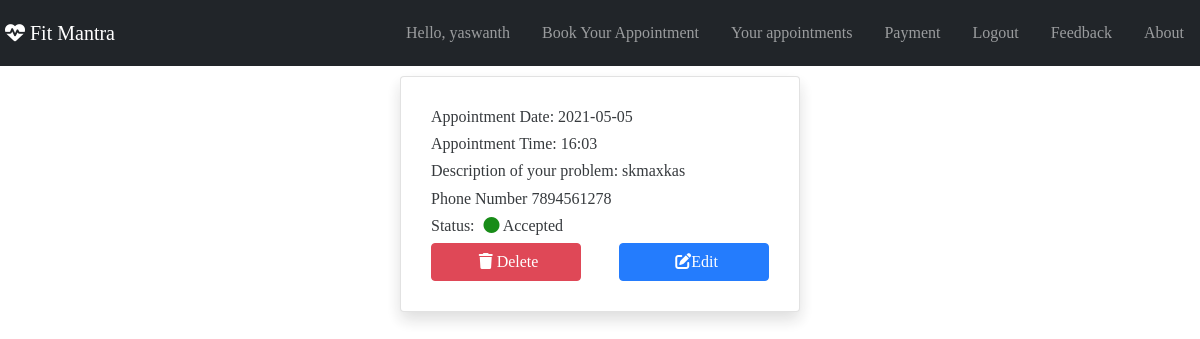
The page /myappointments (signed in) on the database its author committed.
### home/models.py (models this page shows)
class Appointments(models.Model):
    user = models.ForeignKey(User, on_delete=models.DO_NOTHING)
    appointment_date = models.TextField()
    appointment_time = models.CharField(max_length=200)
    appointment_description = models.CharField(max_length=100)
    phone_number = models.CharField(max_length=15)
    status = models.IntegerField(default=0)

### home/views.py (the view)
# urls.py: path('myappointments', views.myappointments, name='myappointments'),
def myappointments(request):
    if request.user.is_authenticated:
        if request.method == "POST":
            id1 = int(request.POST["app_id"])
            Appointments.objects.get(id=id1).delete()
            redirect("myappointments")
        app = Appointments.objects.filter(user_id=request.user.id,)
        return render(request, "home/urappoint.html", {'app': app})
    return redirect("login")

### home/templates/home/urappoint.html (shortened to what this page needs)
{% extends "home/base.html" %}
{% block content %}
{% if app %}
 {% for app in app %}
 <div class="card shadow">
    <h6>Appointment Date:  {{app.appointment_date}}</h6>
    <h6>Appointment Time:  {{app.appointment_time}}</h6>
    <h6>Description of your problem:  {{app.appointment_description}}</h6>
    <h6>Phone Number  {{ app.phone_number }}</h6>
    <h6>Status: <i class="fas fa-circle"  {% ifequal app.status  1 %} style=" color: green;" {% endifequal %}  ></i> {% ifequal app.status  1 %} Accepted {% endifequal %} </h6>
   <div class="d-flex justify-content-between">
    <form action="" method="POST" class="del">
     <button class="btn btn-danger"><i class="fas fa-trash"></i> Delete</button>
    </form>
    <form action="{% url 'edit' %}" method="POST" >
     <button class="btn btn-primary"><i class="fas fa-edit"></i>Edit</button>
    </form>
    </div>
</div>
{%endfor%}
{%else%}
<h3>No Appointments. <a href="{% url 'appointment' %}">Click here</a> to book your appointments</h3>
{% endif %}
{% endblock %}

### home/templates/home/base.html (shortened to what this page needs)
{% load static %}
<!DOCTYPE html>
<head>
  <link href="https://cdn.jsdelivr.net/npm/bootstrap@5.0.0-beta3/dist/css/bootstrap.min.css" rel="stylesheet">
</head>
<body>
<nav class="navbar navbar-expand-lg navbar-dark bg-dark">
  <div class="d-flex flex-grow-1">
      <a class="navbar-brand d-none d-lg-inline-block" href="{% url 'home'%}"><i class="fas fa-heartbeat"></i> Fit Mantra </a>
  </div>
  <div class="collapse navbar-collapse flex-grow-1 text-right" id="navbar">
      <ul class="navbar-nav ms-auto flex-nowrap">
          {% if user.is_authenticated %}
              <li class="nav-item">
                <span class="nav-link m-2 menu-item nav-active fon" >Hello, {{ user.username }}</span>
              </li>
              {% if user.username == "doctor" %}
              <li class="nav-item active">
                <a class="nav-link m-2 menu-item nav-active fon" aria-current="page" href="{% url 'doctor' %}">Appointments</a>
              </li>
              {% else %}
              <li class="nav-item active">
                <a class="nav-link m-2 menu-item nav-active fon" href="{% url 'appointment' %}">Book Your Appointment</a>
              </li>
              <li class="nav-item active">
                <a class="nav-link m-2 menu-item nav-active fon" href="{% url 'myappointments' %}">Your appointments</a>
              </li>
              <li class="nav-item active">
                <a class="nav-link m-2 menu-item nav-active fon" href="">Payment</a>
              </li>
              {% endif %}
              <li class="nav-item active">
                <a class="nav-link m-2 menu-item nav-active fon log" href="{% url 'logout' %}">Logout</a>
              </li>
              <li class="nav-item active">
                <a class="nav-link m-2 menu-item nav-active fon log" href="{% url 'feedback' %}">Feedback</a>
              </li>
              {% endif %}
              <li class="nav-item active">
                <a class="nav-link m-2 menu-item nav-active fon log" href="{% url 'about' %}">About</a>
              </li>
      </ul>
  </div>
</nav>
    {% block content %}{% endblock %}
</body>
</html>

### home/templates/home/base.html (style rules this page uses)
body, #txt, #hide { font: inherit; margin: 0; padding: 0; }
.btn { width: 150px; }
.card { padding: 30px; max-width: 400px; margin: auto; margin-top: 10px; opacity: 0.9; }
.fas { margin-left: 5px; }
.del { margin-top: auto; }
body { background: url("https://www.kindpng.com/picc/m/267-2676363_clip-art-fitness-logos-images-fitness-logo-free.png"); background-size: cover; }

### rows shown on the page
Appointments: appointment_date "2021-05-05", appointment_time "16:03", appointment_description "skmaxkas", phone_number "7894561278", status 1 (drawn)

### other values the page prints
{{ user.username }} "yaswanth"
